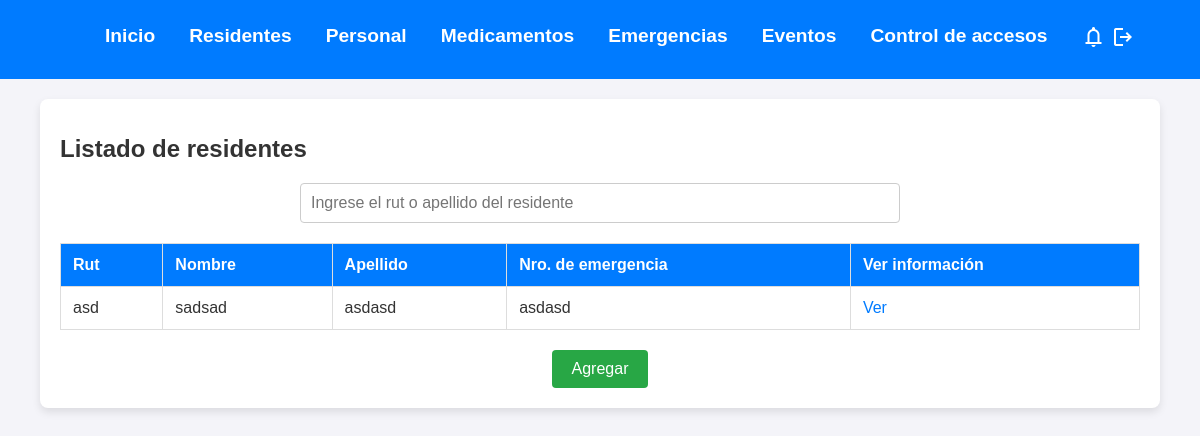
The page /dioxx/listRes/ (signed in) on the database as committed earlier.
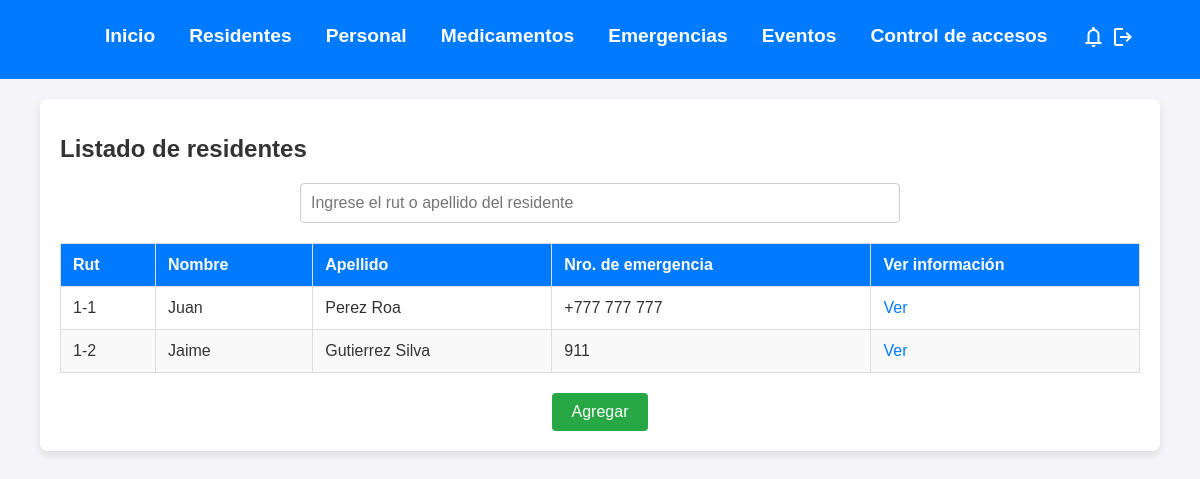
The same page on the database as committed later.
### dioxx/models.py (models this page shows, shortened)
class residente(models.Model):
    rut = models.CharField(max_length=12, primary_key=True, db_column="rut")
    nombre = models.CharField(max_length=80)
    apellido = models.CharField(max_length=80)
    edad = models.IntegerField()
    contactos = models.CharField(max_length=30)
    nroEmergencia = models.CharField(max_length=20)

### dioxx/views.py (the view)
# urls.py: path("listRes/", views.listRes, name="listRes"),
@login_required
def listRes(request):
    residentes = residente.objects.all()
    context = {
        "residentes": residentes
    }
    return render(request, "pages/residentes/list_res.html", context)

### dioxx/templates/pages/residentes/list_res.html (shortened to what this page needs)
<!DOCTYPE html>
<html lang="en">
  <head>
    {% load static %}
    <link rel="stylesheet" href="{% static './css/styleList.css' %}" />
  </head>
  <body>
    {% include "base/header.html" %}
    <main class="main-content">
      <h1 class="main-title">Listado de residentes</h1>
      <section class="search-section">
        <div class="search-container">
          <input
            type="search"
            name="busc-res"
            placeholder="Ingrese el rut o apellido del residente"
            class="search-input"
          />
        </div>
      </section>
      <section class="table-section">
        <div class="table-container">
          <table class="residents-table">
            <thead>
              <tr>
                <th>Rut</th>
                <th>Nombre</th>
                <th>Apellido</th>
                <th>Nro. de emergencia</th>
                <th>Ver información</th>
              </tr>
            </thead>
            <tbody>
              {% for residente in residentes %}
              <tr>
                <td>{{ residente.rut }}</td>
                <td>{{ residente.nombre }}</td>
                <td>{{ residente.apellido }}</td>
                <td>{{ residente.nroEmergencia }}</td>
                <td><a href="{% url 'verRes' pk=residente.rut %}" class="info-link">Ver</a></td>
              </tr>
              {% empty %}
              <tr>
                <td colspan="5">No hay residentes registrados.</td>
              </tr>
              {% endfor %}
            </tbody>
          </table>
        </div>
      </section>
      <div class="add-button-container">
        <a href="{% url 'addRes' %}">
          <button class="add-button">
            Agregar
          </button>
        </a>
      </div>
    </main>
  </body>
</html>

Rows that differ between the two databases and show on the page:
removed residente: rut "asd", nombre "sadsad", apellido "asdasd", nroEmergencia "asdasd"
added residente: rut "1-1", nombre "Juan", apellido "Perez Roa", nroEmergencia "+777 777 777"
added residente: rut "1-2", nombre "Jaime", apellido "Gutierrez Silva", nroEmergencia "911"
